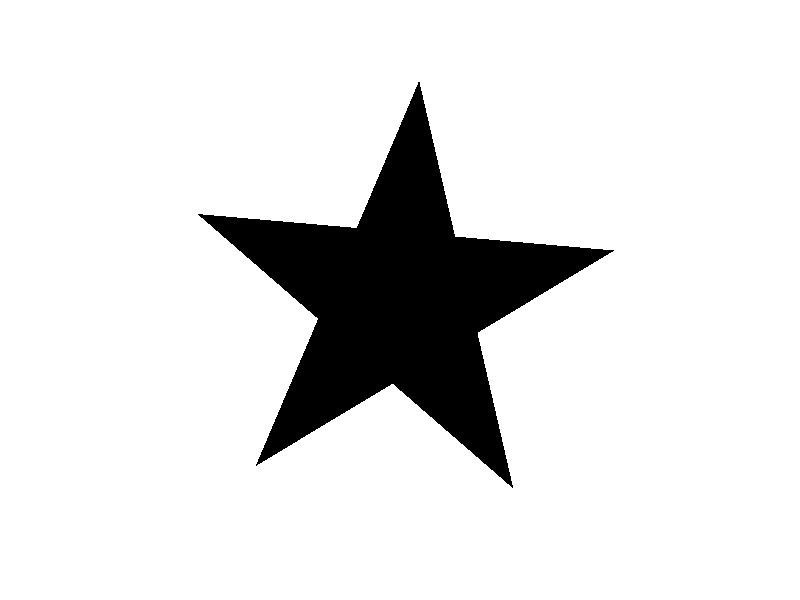
#> input picture experiment_1_star_k1.png, 800 x 600 px; the run also reads 1 picture not shown here
$ python edge_profile.py
#> lines starting #> are read from the running program, lines starting #| are printed output that depends on the picture; after the words box and inside, x2 and y2 are one past the last pixel; in counts of white or black regions, pixels touching at a corner belong together
### geometry.py

"""
Geometry Utilities

Construct and transform geometric paths.

Features:
    - Five-vertex self-intersecting pentagram
    - Rotation around an arbitrary center

No built-in drawing or rasterization functions are used.
"""

import math


# ==========================================
# Pentagram Construction
# ==========================================

def create_pentagram(cx=400, cy=300, radius=220):
    """
    Create a five-pointed self-intersecting star.

    Vertices are visited in every-second-point order.
    """

    vertices = []

    for i in range(5):

        angle = -math.pi / 2 + i * 2 * math.pi / 5

        x = cx + radius * math.cos(angle)
        y = cy + radius * math.sin(angle)

        vertices.append((x, y))

    visiting_order = [0, 2, 4, 1, 3]

    return [vertices[i] for i in visiting_order]


# ==========================================
# Geometric Rotation
# ==========================================

def rotate_path(path, angle_degrees, center=(400, 300)):
    """
    Rotate a geometric path around a specified center.

    Screen coordinates:
        X increases rightward.
        Y increases downward.

    Positive angles appear clockwise on screen.
    """

    theta = math.radians(angle_degrees)

    cos_theta = math.cos(theta)
    sin_theta = math.sin(theta)

    cx, cy = center

    rotated = []

    for x, y in path:

        # Translate point relative to rotation center
        dx = x - cx
        dy = y - cy

        # Apply 2D rotation matrix
        rx = dx * cos_theta - dy * sin_theta
        ry = dx * sin_theta + dy * cos_theta

        # Translate back to original coordinate system
        rotated.append((cx + rx, cy + ry))

    return rotated

### rasterizer.py

"""
Scanline Rasterizer

A custom non-zero winding number rasterization module.

Features:
    - Scanline intersection detection
    - Signed winding number accumulation
    - Multiple closed subpaths
    - Pixel-center coverage

All pixel coverage decisions are computed manually.
No built-in polygon filling or anti-aliasing is used.
"""

import math


# ==========================================
# Scanline Intersection Detection
# ==========================================

def scanline_intersections(subpaths, scan_y):
    """
    Find intersections between a scanline and closed paths.

    Coordinate system:
        X increases rightward.
        Y increases downward.

    Crossing direction:
        +1: downward edge
        -1: upward edge
    """

    intersections = []

    for path in subpaths:

        count = len(path)

        for i in range(count):

            x1, y1 = path[i]
            x2, y2 = path[(i + 1) % count]

            # Ignore horizontal edges
            if y1 == y2:
                continue

            # Half-open interval prevents duplicate crossings
            if not (min(y1, y2) <= scan_y < max(y1, y2)):
                continue

            # Calculate the intersection position
            x = x1 + (scan_y - y1) * (x2 - x1) / (y2 - y1)

            direction = 1 if y2 > y1 else -1

            intersections.append((x, direction))

    intersections.sort(key=lambda item: item[0])

    return intersections


# ==========================================
# Winding Number Calculation
# ==========================================

# [71 lines left out: functions winding_number_at_x, fill_nonzero_winding, not called in this run]

### edge_profile.py

"""
Edge Intensity Profile Analysis

Identify the shallowest edge of a rotated pentagram.

Sample a horizontal pixel row near one endpoint
of that edge and compare grayscale intensities
from k=1 and k=8 supersampling.

The image data comes from the custom rasterizer.
"""

import csv
import math
from pathlib import Path

import numpy as np
import matplotlib.pyplot as plt
from PIL import Image

from geometry import create_pentagram, rotate_path
from rasterizer import scanline_intersections


OUTPUT_DIR = Path(__file__).resolve().parent

IMAGE_K1 = OUTPUT_DIR / "experiment_1_star_k1.png"
IMAGE_K8 = OUTPUT_DIR / "experiment_1_star_k8.png"

PLOT_PATH = OUTPUT_DIR / "experiment_2_edge_profile.png"
CSV_PATH = OUTPUT_DIR / "experiment_2_edge_profile.csv"


def find_shallowest_edge(path):
    """Find the edge with the smallest absolute slope."""

    candidates = []

    for i in range(len(path)):

        a = path[i]
        b = path[(i + 1) % len(path)]

        dx = b[0] - a[0]
        dy = b[1] - a[1]

        if abs(dx) < 1e-12:
            continue

        slope = dy / dx

        candidates.append((abs(slope), i, a, b))

    _, index, a, b = min(candidates)

    return index, a, b


def main():

    # Reconstruct the same rotated geometry
    star = rotate_path(create_pentagram(), 5)

    edge_index, a, b = find_shallowest_edge(star)

    slope = (b[1] - a[1]) / (b[0] - a[0])

    # Choose the left endpoint as the starting reference
    left, right = sorted((a, b), key=lambda p: p[0])

    # Sample approximately 12% along the edge
    # to stay near an endpoint.
    t = 0.12

    target_y = left[1] + t * (right[1] - left[1])

    # Sample at the center of an integer pixel row
    row = round(target_y - 0.5)
    scan_y = row + 0.5

    # Find the geometric intersection on this row
    edge_x = (
        a[0]
        + (scan_y - a[1])
        * (b[0] - a[0])
        / (b[1] - a[1])
    )

    # Other path crossings are used to keep the
    # measurement window focused on this edge.
    crossings = scanline_intersections([star], scan_y)

    other_distances = [
        abs(x - edge_x)
        for x, _ in crossings
        if abs(x - edge_x) > 1e-5
    ]

    half_window = 30

    if other_distances:
        half_window = min(
            half_window,
            max(10, int(min(other_distances) / 2) - 2)
        )

    # Load previously rendered results
    image_k1 = np.asarray(Image.open(IMAGE_K1).convert("RGB"))
#> image_k1 is the input picture: shape (600, 800, 3); 88.7% white; 1 black region, box (x1, y1, x2, y2) and area: (198, 82, 614, 488) 54331
    image_k8 = np.asarray(Image.open(IMAGE_K8).convert("RGB"))

    assert image_k1.shape == image_k8.shape

    height, width = image_k1.shape[:2]
#> height = 600; width = 800

    assert 0 <= row < height

    center_x = math.floor(edge_x)

    x_start = max(0, center_x - half_window)
    x_end = min(width, center_x + half_window + 1)
#> x_end = 269

    x_values = np.arange(x_start, x_end)
#> x_values = 41 values from 228 to 268

    # Images are grayscale: one channel is sufficient
    intensity_k1 = image_k1[row, x_start:x_end, 0]
#> intensity_k1 = 41 values from 0 to 255
    intensity_k8 = image_k8[row, x_start:x_end, 0]
#> intensity_k8 = 41 values from 0 to 255

    # Save raw measurements
    with open(CSV_PATH, "w", newline="", encoding="utf-8") as file:

        writer = csv.writer(file)

        writer.writerow([
            "x",
            "intensity_k1",
            "intensity_k8"
        ])

        for x, v1, v8 in zip(
            x_values,
            intensity_k1,
            intensity_k8
        ):
            writer.writerow([int(x), int(v1), int(v8)])
#> this loop made 41 passes
#> (v1, v8) on passes 1 to 12: (0, 0), (0, 0), (0, 0), (0, 0), (0, 0), (0, 0), (0, 0), (0, 0), (0, 0), (0, 0), (0, 0), (0, 0)

    # Create intensity comparison plot
    fig, ax = plt.subplots(figsize=(10, 5.5))

    ax.step(
        x_values,
        intensity_k1,
        where="mid",
        linewidth=2,
        label="k = 1 (Point Sampling)"
    )

    ax.plot(
        x_values,
        intensity_k8,
        marker=".",
        linewidth=2,
        label="k = 8 (Supersampling)"
    )

    ax.axvline(
        edge_x,
        color="gray",
        linestyle=":",
        label="Geometric Edge"
    )

    ax.set_title("Edge Intensity Profile - Rotated Pentagram")

    ax.set_xlabel("X Position Along Selected Pixel Row")
    ax.set_ylabel("Pixel Intensity (0=Black, 255=White)")

    ax.set_ylim(-10, 265)
    ax.set_xticks(x_values[::max(1, len(x_values) // 10)])

    ax.grid(True, alpha=0.3)
    ax.legend()

    fig.tight_layout()
    fig.savefig(PLOT_PATH, dpi=180)
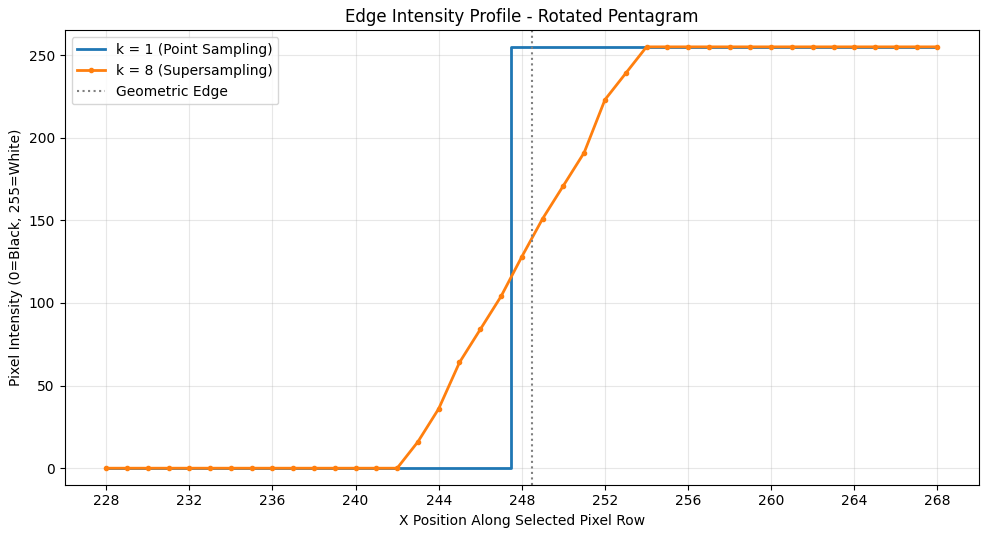
#> figure drawn by matplotlib, 1 panel; curve peaks at x = 248, y = 255; curve peaks at x = 254, y = 255

    # Report geometric and image measurements
    gray_count = np.count_nonzero(
        (intensity_k8 > 0) &
        (intensity_k8 < 255)
    )
#> gray_count = 11

    print("Edge Intensity Profile")
    print("Shallowest Edge Index:", edge_index)
    print(f"Edge Slope: {slope:.6f}")
    print("Sample Row:", row)
    print(f"Edge Crossing X: {edge_x:.3f}")
    print("Profile X Range:", x_start, "to", x_end - 1)
#| Profile X Range: 228 to 268
    print("k=1 Unique Intensities:", np.unique(intensity_k1))
#| k=1 Unique Intensities: [  0 255]
    print("k=8 Gray Samples:", gray_count)
#| k=8 Gray Samples: 11
    print("CSV Saved:", CSV_PATH)
    print("Plot Saved:", PLOT_PATH)

    plt.show()


if __name__ == "__main__":
    main()
